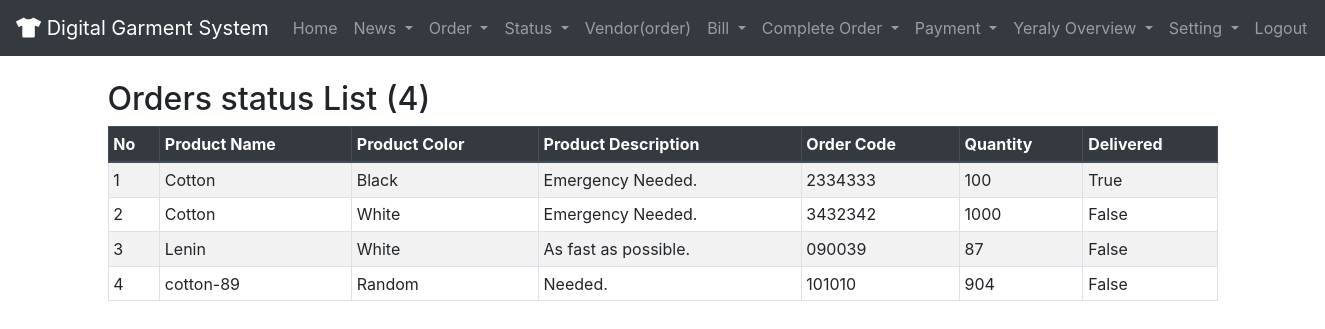
Page /procurement/order_status_list_all/ (signed in) on the committed database.
### procurement/models.py (models this page shows, shortened)
class Sales_Manager(models.Model):
    user = CurrentUserField()
    order_code = models.CharField(max_length=11, blank=True, null=True)
    product_name = models.CharField(max_length=11, blank=True, null=True)
    product_quantity = models.PositiveIntegerField(blank=True, null=True)
    product_picture = models.ImageField(upload_to='image/')
    product_colour = models.CharField(max_length=11, blank=True, null=True)
    description = models.TextField()
    deliverd  = models.BooleanField(default=False,blank=True, null=True)

### controller/decorator.py (the view)
    def wrapper_function(request, *args, **kwargs):
        group=None
        if request.user.groups.exists():
            group = request.user.groups.all()[0].name
        if group=='Employee':
            return view_func(request, *args, **kwargs)
        else:
            return redirect('/')

### accounting/cp.py (called while the page is built)
def yoverview(request):
    q=Completed_Order.objects.values_list('year',flat=True).order_by('year').distinct()
    return({'q':q})

### controller/decorator.py (called while the page is built)
def Employeeonly(view_func):
    def wrapper_function(request, *args, **kwargs):
        group=None
        if request.user.groups.exists():
            group = request.user.groups.all()[0].name
        if group=='Employee':
            return view_func(request, *args, **kwargs)
        else:
            return redirect('/')
    return wrapper_function

### procurement/views.py (called while the page is built)
@Employeeonly
@login_required(login_url="/")
def order_status_list_all(request):
    q=Sales_Manager.objects.all()
    context = {
    'Order_Status': q
    }
    return render(request, 'order_status_show_all.html',context)

### templates/order_status_show_all.html (shortened to what this page needs)
{% extends 'base.html' %}
{% load crispy_forms_tags %}
{% block content %}
<div class="container">
<h2>Orders status List ({{Order_Status.count}})</h2>
  {% if Order_Status.count < 1 %}
  <h3 style="margin-left:40%;">Nothing to show.</h3>
  {% else %}
<table class="table table-striped table-bordered table-sm">
    <thead class="thead-dark">
    <tr>
        <th>No</th>
        <th>Product Name</th>
        <th>Product Color</th>
        <th>Product Description</th>
        <th>Order Code</th>
        <th>Quantity</th>
        <th>Delivered</th>
    </tr>
    </thead>
    <tbody>
        {%for order in Order_Status%}
    <tr>
        <td>{{forloop.counter}}</td>
        <td>{{order.product_name}}</td>
        <td>{{order.product_colour}}</td>
        <td>{{order.description}}</td>
        <td>{{order.order_code}}</td>
        <td>{{order.product_quantity}}</td>
        <td>{{order.deliverd}}</td>
    </tr>
     {%endfor%}
    </tbody>
    </table>
 {% endif %}
  </div>
  {% endblock %}

### templates/base.html (style rules this page uses)
body { margin: 0; }

### rows in the picture
Sales_Manager: product_name "Cotton", product_colour "Black", description "Emergency Needed.", order_code "2334333", product_quantity "100", deliverd "True"
Sales_Manager: product_name "Cotton", product_colour "White", description "Emergency Needed.", order_code "3432342", product_quantity "1000", deliverd "False"
Sales_Manager: product_name "Lenin", product_colour "White", description "As fast as possible.", order_code "090039", product_quantity "87", deliverd "False"
Sales_Manager: product_name "cotton-89", product_colour "Random", description "Needed.", order_code "101010", product_quantity "904", deliverd "False"

### other values in the picture
{{ Order_Status.count }} "4"
